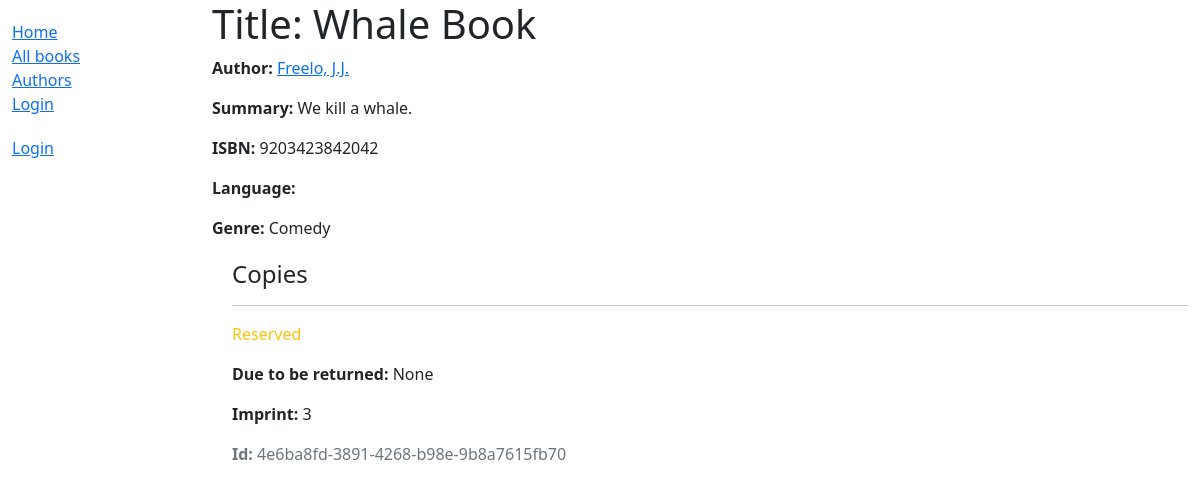
/catalog/book/3, run on the app's committed database.
### catalog/models.py (models this page shows, shortened)
class Book(models.Model):
    title = models.CharField(max_length=200)
    author = models.ForeignKey('Author', on_delete=models.SET_NULL, null=True)
    summary = models.TextField(max_length=1000, help_text='Enter a brief description of the book')
    isbn = models.CharField('ISBN', max_length=13, unique=True,
                             help_text='13 Character <a href="https://www.isbn-international.org/content/what-isbn">ISBN number</a>')
    genre = models.ManyToManyField(Genre, help_text='Select a genre for this book')
    def display_genre(self):
        """Create a string for the Genre. This is required to display genre in Admin."""
        return ', '.join(genre.name for genre in self.genre.all()[:3])
    display_genre.short_description = 'Genre'

class Author(models.Model):
    first_name = models.CharField(max_length=100)
    last_name = models.CharField(max_length=100)
    date_of_birth = models.DateField(null=True, blank=True)
    date_of_death = models.DateField('Died', null=True, blank=True)
    class Meta:
        ordering = ['last_name', 'first_name']
    def __str__(self):
        return f'{self.last_name}, {self.first_name}'

class Genre(models.Model):
    name = models.CharField(max_length=200, help_text='Enter a book genre (e.g. Science Fiction)')
    def __str__(self):
        return self.name

class BookInstance(models.Model):
    id = models.UUIDField(primary_key=True, default=uuid.uuid4, help_text='Unique ID for this particular book across whole library')
    book = models.ForeignKey('Book', on_delete=models.RESTRICT, null=True)
    imprint = models.CharField(max_length=200)
    due_back = models.DateField(null=True, blank=True)
    borrower = models.ForeignKey(User, on_delete=models.SET_NULL, null=True, blank=True)
    LOAN_STATUS = (
        ('m', 'Maintenance'),
        ('o', 'On loan'),
        ('a', 'Available'),
        ('r', 'Reserved'),
    )
    status = models.CharField(
        max_length=1,
        choices=LOAN_STATUS,
        blank=True,
        default='m',
        help_text='Book availability',
    )
    class Meta:
        ordering = ['due_back']
        permissions = (("can_mark_returned", "Set book as returned"),)

### catalog/views.py (the view)
# urls.py: path('book/<int:pk>', views.BookDetailView.as_view(), name='book-detail'),
class BookDetailView(generic.DetailView):
    model = Book

### catalog/templates/catalog/book_detail.html
<!DOCTYPE html>
{% extends "base_generic.html" %}
{% block content %}
  <h1>Title: {{ book.title }}</h1>
  <p><strong>Author:</strong> <a href="">{{ book.author }}</a></p>
  <p><strong>Summary:</strong> {{ book.summary }}</p>
  <p><strong>ISBN:</strong> {{ book.isbn }}</p>
  <p><strong>Language:</strong> {{ book.language }}</p>
  <p><strong>Genre:</strong> {{ book.genre.all|join:", " }}</p>
  <div style="margin-left:20px;margin-top:20px">
    <h4>Copies</h4>
    {% for copy in book.bookinstance_set.all %}
      <hr>
      <p class="{% if copy.status == 'a' %}text-success{% elif copy.status == 'm' %}text-danger{% else %}text-warning{% endif %}">
        {{ copy.get_status_display }}
      </p>
      {% if copy.status != 'a' %}
        <p><strong>Due to be returned:</strong> {{ copy.due_back }}</p>
      {% endif %}
      <p><strong>Imprint:</strong> {{ copy.imprint }}</p>
      <p class="text-muted"><strong>Id:</strong> {{ copy.id }}</p>
    {% endfor %}
  </div>
{% endblock %}

### data on the page
Book: author "Freelo, J.J.", summary "We kill a whale.", isbn "9203423842042", genre.all "Comedy"
BookInstance: status "Reserved", due_back "None", imprint "3", id "4e6ba8fd-3891-4268-b98e-9b8a7615fb70"
